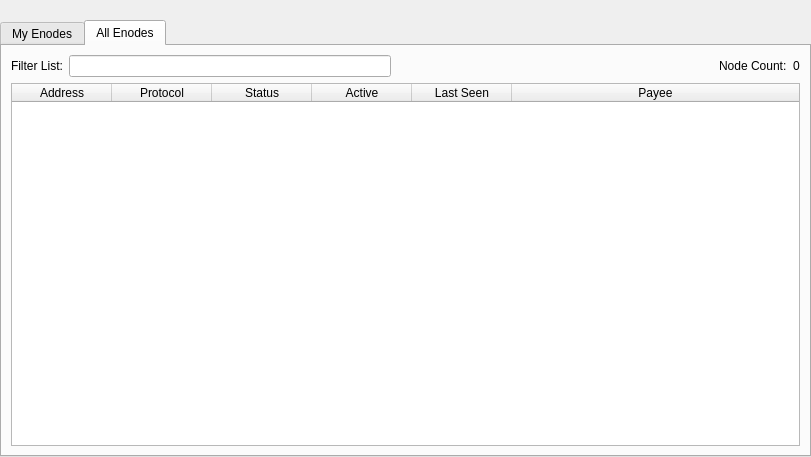
<?xml version="1.0" encoding="UTF-8"?>
<ui version="4.0">
 <class>EnodeList</class>
 <widget class="QWidget" name="EnodeList">
  <property name="geometry">
   <rect>
    <x>0</x>
    <y>0</y>
    <width>811</width>
    <height>457</height>
   </rect>
  </property>
  <property name="windowTitle">
   <string>Form</string>
  </property>
  <layout class="QVBoxLayout" name="topLayout">
   <property name="leftMargin">
    <number>0</number>
   </property>
   <property name="topMargin">
    <number>0</number>
   </property>
   <property name="rightMargin">
    <number>0</number>
   </property>
   <property name="bottomMargin">
    <number>0</number>
   </property>
   <item>
    <layout class="QVBoxLayout" name="verticalLayout">
     <property name="bottomMargin">
      <number>0</number>
     </property>
     <item>
      <spacer name="horizontalSpacer0">
       <property name="orientation">
        <enum>Qt::Horizontal</enum>
       </property>
       <property name="sizeHint" stdset="0">
        <size>
         <width>40</width>
         <height>20</height>
        </size>
       </property>
      </spacer>
     </item>
     <item>
      <widget class="QTabWidget" name="tabWidget">
       <property name="currentIndex">
        <number>1</number>
       </property>
       <widget class="QWidget" name="tabMyEnodes">
        <attribute name="title">
         <string>My Enodes</string>
        </attribute>
        <layout class="QGridLayout" name="gridLayout_2">
         <item row="0" column="0">
          <layout class="QVBoxLayout" name="verticalLayout_2">
           <property name="bottomMargin">
            <number>0</number>
           </property>
           <item>
            <layout class="QHBoxLayout" name="horizontalLayout_note">
             <property name="bottomMargin">
              <number>0</number>
             </property>
             <item>
              <widget class="QLabel" name="updateNote">
               <property name="text">
                <string>Note: Status of your e-nodes in local wallet can potentially be slightly incorrect.&lt;br /&gt;Always wait for wallet to sync additional data and then double check from another node&lt;br /&gt;if your e-node should be running but you still do not see &quot;ENABLED&quot; in &quot;Status&quot; field.</string>
               </property>
              </widget>
             </item>
            </layout>
           </item>
           <item>
            <widget class="QTableWidget" name="tableWidgetMyEnodes">
             <property name="minimumSize">
              <size>
               <width>695</width>
               <height>0</height>
              </size>
             </property>
             <property name="editTriggers">
              <set>QAbstractItemView::NoEditTriggers</set>
             </property>
             <property name="alternatingRowColors">
              <bool>true</bool>
             </property>
             <property name="selectionMode">
              <enum>QAbstractItemView::SingleSelection</enum>
             </property>
             <property name="selectionBehavior">
              <enum>QAbstractItemView::SelectRows</enum>
             </property>
             <property name="sortingEnabled">
              <bool>true</bool>
             </property>
             <attribute name="horizontalHeaderStretchLastSection">
              <bool>true</bool>
             </attribute>
             <column>
              <property name="text">
               <string>Alias</string>
              </property>
             </column>
             <column>
              <property name="text">
               <string>Address</string>
              </property>
             </column>
             <column>
              <property name="text">
               <string>Protocol</string>
              </property>
             </column>
             <column>
              <property name="text">
               <string>Status</string>
              </property>
             </column>
             <column>
              <property name="text">
               <string>Active</string>
              </property>
             </column>
             <column>
              <property name="text">
               <string>Last Seen</string>
              </property>
             </column>
             <column>
              <property name="text">
               <string>Payee</string>
              </property>
             </column>
            </widget>
           </item>
           <item>
            <layout class="QHBoxLayout" name="horizontalLayout_5">
             <property name="bottomMargin">
              <number>0</number>
             </property>
             <item>
              <widget class="QPushButton" name="startButton">
               <property name="text">
                <string>S&amp;tart alias</string>
               </property>
              </widget>
             </item>
             <item>
              <widget class="QPushButton" name="startAllButton">
               <property name="text">
                <string>Start &amp;all</string>
               </property>
              </widget>
             </item>
             <item>
              <widget class="QPushButton" name="startMissingButton">
               <property name="text">
                <string>Start &amp;MISSING</string>
               </property>
              </widget>
             </item>
             <item>
              <widget class="QPushButton" name="UpdateButton">
               <property name="text">
                <string>&amp;Update status</string>
               </property>
              </widget>
             </item>
             <item>
              <widget class="QLabel" name="autoupdate_label">
               <property name="text">
                <string>Status will be updated automatically in (sec):</string>
               </property>
              </widget>
             </item>
             <item>
              <widget class="QLabel" name="secondsLabel">
               <property name="text">
                <string>0</string>
               </property>
              </widget>
             </item>
             <item>
              <spacer name="horizontalSpacer_5">
               <property name="orientation">
                <enum>Qt::Horizontal</enum>
               </property>
               <property name="sizeHint" stdset="0">
                <size>
                 <width>40</width>
                 <height>20</height>
                </size>
               </property>
              </spacer>
             </item>
            </layout>
           </item>
          </layout>
         </item>
        </layout>
       </widget>
       <widget class="QWidget" name="tabAllEnodes">
        <attribute name="title">
         <string>All Enodes</string>
        </attribute>
        <layout class="QGridLayout" name="gridLayout">
         <item row="1" column="0">
          <widget class="QTableWidget" name="tableWidgetEnodes">
           <property name="editTriggers">
            <set>QAbstractItemView::NoEditTriggers</set>
           </property>
           <property name="alternatingRowColors">
            <bool>true</bool>
           </property>
           <property name="selectionBehavior">
            <enum>QAbstractItemView::SelectRows</enum>
           </property>
           <property name="sortingEnabled">
            <bool>true</bool>
           </property>
           <attribute name="horizontalHeaderStretchLastSection">
            <bool>true</bool>
           </attribute>
           <column>
            <property name="text">
             <string>Address</string>
            </property>
           </column>
           <column>
            <property name="text">
             <string>Protocol</string>
            </property>
           </column>
           <column>
            <property name="text">
             <string>Status</string>
            </property>
           </column>
           <column>
            <property name="text">
             <string>Active</string>
            </property>
           </column>
           <column>
            <property name="text">
             <string>Last Seen</string>
            </property>
           </column>
           <column>
            <property name="text">
             <string>Payee</string>
            </property>
           </column>
          </widget>
         </item>
         <item row="0" column="0">
          <layout class="QHBoxLayout" name="horizontalLayout_3">
           <property name="bottomMargin">
            <number>0</number>
           </property>
           <item>
            <widget class="QLabel" name="label_filter">
             <property name="text">
              <string>Filter List:</string>
             </property>
            </widget>
           </item>
           <item>
            <widget class="QLineEdit" name="filterLineEdit">
             <property name="toolTip">
              <string>Filter znode list</string>
             </property>
            </widget>
           </item>
           <item>
            <spacer name="horizontalSpacer_3">
             <property name="orientation">
              <enum>Qt::Horizontal</enum>
             </property>
             <property name="sizeHint" stdset="0">
              <size>
               <width>10</width>
               <height>20</height>
              </size>
             </property>
            </spacer>
           </item>
           <item>
            <widget class="QLabel" name="label_count">
             <property name="text">
              <string>Node Count:</string>
             </property>
            </widget>
           </item>
           <item>
            <widget class="QLabel" name="countLabel">
             <property name="text">
              <string>0</string>
             </property>
            </widget>
           </item>
          </layout>
         </item>
        </layout>
       </widget>
      </widget>
     </item>
    </layout>
   </item>
  </layout>
 </widget>
 <resources/>
 <connections/>
</ui>
